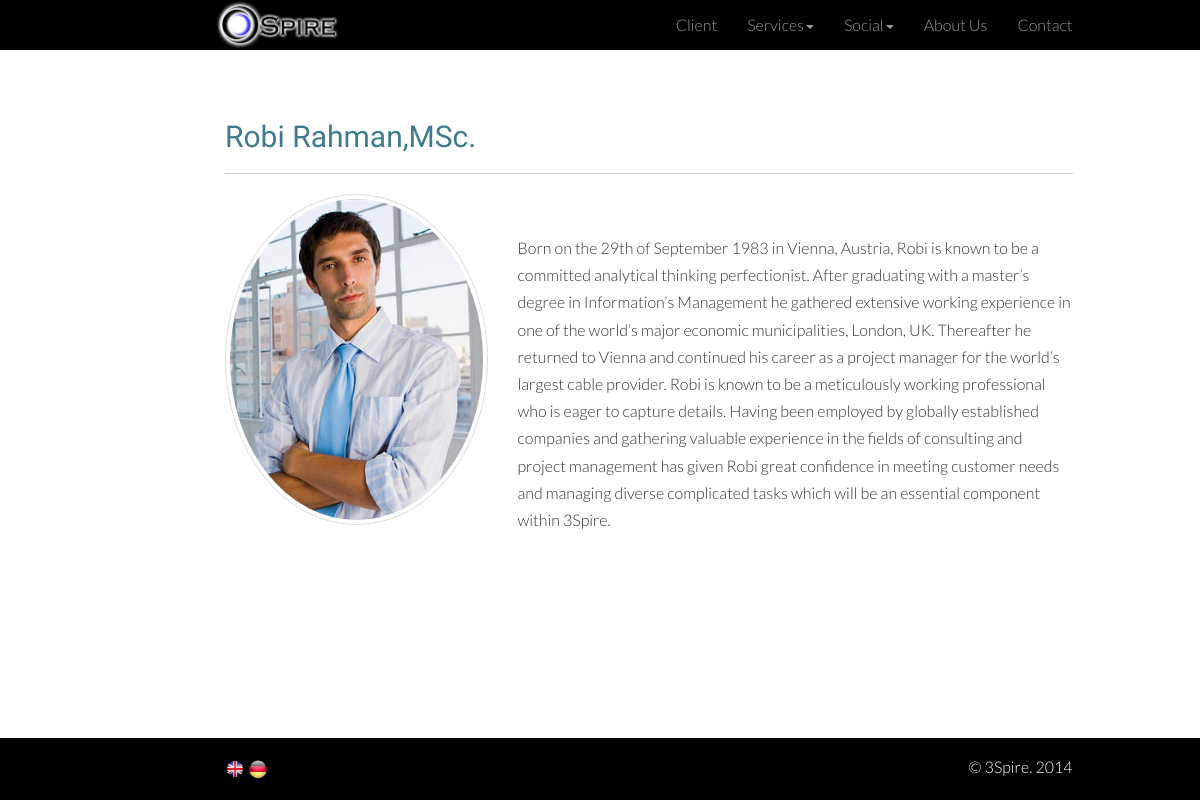
Screenshot of /en/member/1/ with the database file from the repository.
### en/models.py (models this page shows, shortened)
class Company(models.Model):
    name = models.CharField(max_length=500)
    logo = models.ImageField(upload_to='company')
    email = models.EmailField(max_length=100)
    address = models.CharField(max_length=500)

class TeamMember(models.Model):
    name = models.CharField(max_length=500)
    designation = models.CharField(max_length=300)
    email = models.EmailField(max_length=100)
    description = models.TextField()
    image = models.ImageField(upload_to='team_members')
    linkedin = models.CharField(max_length=500)
    contact = models.CharField(max_length=500)

### en/views.py (the view)
# urls.py: url(r'^member/(?P<member_id>\d+)/$', 'en.views.detail', name='detail'),
def detail(request, member_id):
    comapny = Company.objects.all()
    services = Service.objects.all()
    social_links = SocialLinks.objects.all()
    member = TeamMember.objects.get(id=member_id)
    context = { 'member' : member, 'services' : services,
               'social_links': social_links, 'company':comapny}
    return render(request, 'detail.html', context)

### en/templates/detail.html
{% extends "en_base.html" %}
{% load staticfiles %}
{% load staticfiles %}
{% block content%}
{% if member %}
    <div class="container padded">
        <div class="row">
            <div class="col-lg-9 col-md-offset-2"><h2>{{member.name}},{{member.designation}}</h2><hr></div>
        </div>
        <div class="row">
            <div class="col-sm-3 col-md-3 col-md-offset-2">
                <img src="{{member.image.url}}" class="img-circle img-thumbnail img-responsive" alt="{{member.name}}">
            </div>
            <div class="col-sm-6 col-md-6">
                   <p id="member-description"><p>{{member.description}}</p></p>
            </div>
        </div>
    </div>
{% else %}
    No members available
{% endif %}
{% endblock %}

### templates/en_base.html (shortened to what this page needs)
{% load staticfiles %}
<!DOCTYPE html>
<html>
    <head>
        <link rel="stylesheet" media="screen" type="text/css" href="{% static "css/bootstrap.min.css" %}">
        <link rel="stylesheet" media="screen" type="text/css" href="{% static "css/custom.css" %}">
    </head>
    <body>
        <nav class="navbar-inverse navbar-fixed-top" role="navigation">
            <div class="container">
                <div class="row">
                    <div id="top-bar-fix" class="col-lg-9 col-md-offset-2">
                        <div class="pull-left">
                            <div><a href="{% url 'home' %}"><img src="{{company.0.logo.url}}" class="navbar-image" height="50" alt="3Spire"></a></div>
                        </div>
                            <div class="pull-right">
                                <ul class="nav navbar-nav">
                                    <li><a href="{% url 'clients' %}">Client</a></li>
                                    <li class="dropdown">
                                        <a href="#" class="dropdown-toggle" data-toggle="dropdown">Services<b class="caret"></b></a>
                                    </li>
                                    <li class="dropdown">
                                        <a href="#" class="dropdown-toggle" data-toggle="dropdown">Social<b class="caret"></b></a>
                                    </li>
				    <li><a href="{% url 'about' %}">About Us</a></li>
                                    <li><a href="{% url 'contact' %}">Contact</a></li>
                                </ul>
                            </div>
                    </div>
                </div>
            </div>
        </nav>
	{% block content%}
	{% endblock%}
	<div class="ftr">
	    <div class="container">
		<div class="row">
		    <footer class="col-lg-9 col-md-offset-2">
			<div class="pull-left">
			    <p>
				<a href="{% url 'home' %}">
				    <img src="{% static "images/uk.png" %}" name="eng" class="language" heigh="20" width="20" alt="flag">
				</a>
				<a href="{% url 'ger_home' %}">
				    <img src="{% static "images/germany.png" %}" name="eng" class="language" heigh="20" width="20" alt="flag">
				</a>
			    </p>
			</div>
			<div class="pull-right">
			    <p>&copy; 3Spire. 2014</p>
			</div>
		    </footer>
		</div>
	    </div>
	</div>
    </body>
</html>

### static/css/custom.css (style rules this page uses)
html, body { font-family: 'Lato', sans-serif; font-weight: 300; font-size: 16px; line-height: 1.7; background-color: #fff; }
h1, h2, h3, h4 { font-family: 'Abel', sans-serif; color: #3d7b8f; }
b, strong { font-weight: 400; }
* { -webkit-box-sizing: border-box; -moz-box-sizing: border-box; box-sizing: border-box; }
.padded { padding: 100px 15px; }
hr { border-top: 1px solid #c9c9c9; }
.ftr { background-color: #000; padding: 15px 0 10px 0; bottom: 0px; width: 100%; }
.ftr address, .ftr a, .ftr p { color: #fff; }
#member-description { padding-top: 30px; text-align: justify; }
#top-bar-fix { padding: 0 0 0 5px; }

### rows the page displays
Company: logo (picture)
TeamMember: name "Robi Rahman", designation "MSc.", image (picture), description "Born on the 29th of September 1983 in Vienna, Austria, Robi is known to be a committed analytical thinking perfectionist. After graduating with a master’s degree in Information’s Management he gathered extensive working experience in one of the world’s major economic municipalities, London, UK. Thereafter he returned to Vienna and continued his career as a project manager for the world’s largest cable provider. Robi is known to be a meticulously working professional who is eager to capture details. Having been employed by globally established companies and gathering valuable experience in the fields of consulting and project management has given Robi great confidence in meeting customer…"
